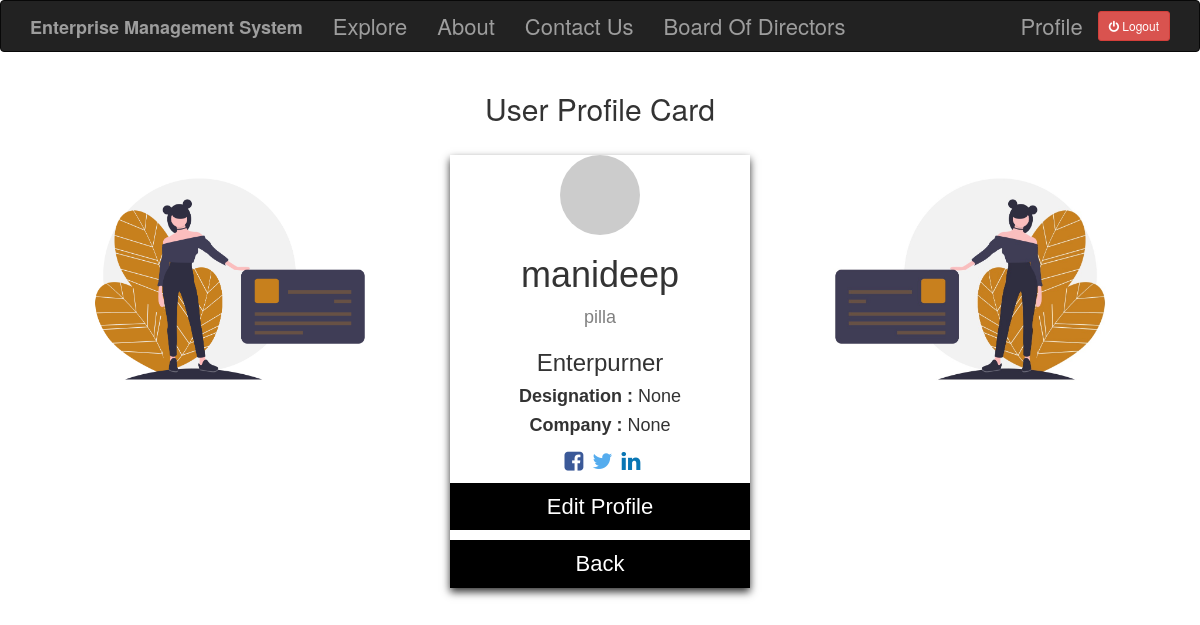
The page /user/manideep (signed in) on the database as committed earlier.
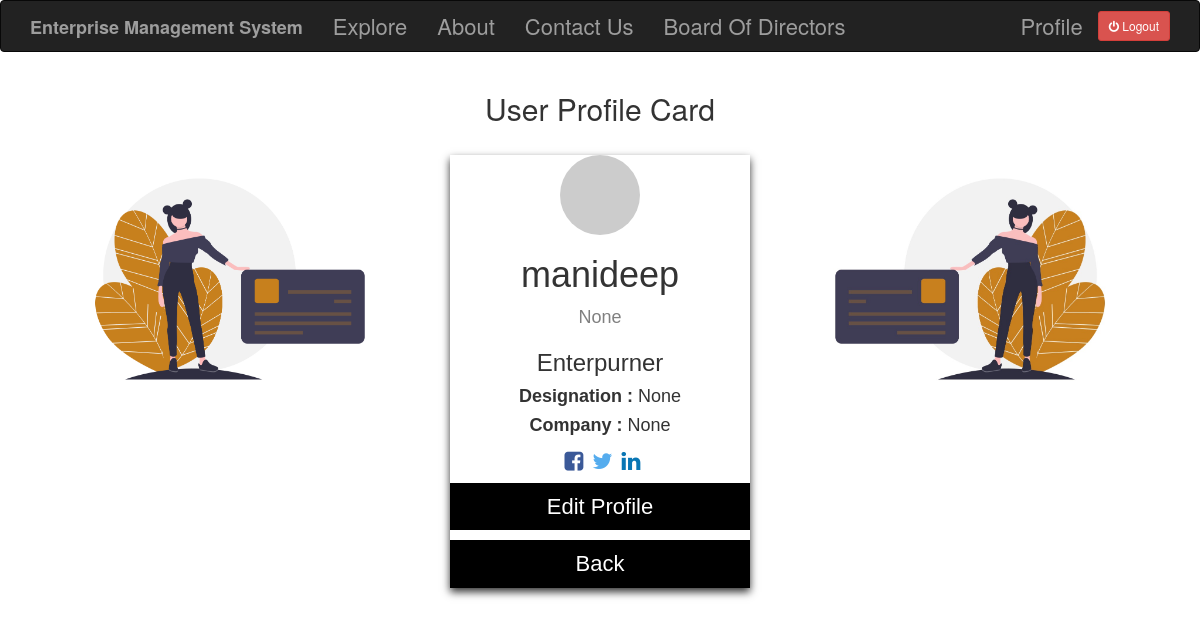
The same page on the database as committed later.
### app/models.py (models this page shows, shortened)
class User(UserMixin,db.Model):
    id = db.Column(db.Integer,primary_key=True)
    username = db.Column(db.String(64), index=True,unique=True)
    email = db.Column(db.String(120),index=True,unique=True)
    password_hash = db.Column(db.String(128))
    job = db.Column(db.String(64))
    company = db.Column(db.String(64))
    designation = db.Column(db.String(64))
    posts = db.relationship('Post',backref='author',lazy='dynamic')
    comment = db.relationship('Comment',backref='comment_by',lazy='dynamic')
    about_me = db.Column(db.String(140))
    facebook = db.Column(db.String(64))
    twitter = db.Column(db.String(64))
    linkedin = db.Column(db.String(64))
    last_seen = db.Column(db.DateTime, default=datetime.utcnow)
    def avatar(self, size):
        digest = md5(self.email.lower().encode('utf-8')).hexdigest()
        return 'https://www.gravatar.com/avatar/{}?d=identicon&s={}'.format(digest,size)

### app/routes.py (the view)
@app.route('/user/<username>')
@login_required
def user(username):
    user = User.query.filter_by(username=username).first_or_404()
    posts = [{'author': user, 'body': 'Test post #1'},{'author': user,'body': 'Test post #2'}]
    return render_template('user.html',user=user,posts=posts)

### app/models.py (called while the page is built)
@login.user_loader
def load_user(id):
    return User.query.get(int(id))

### app/routes.py (called while the page is built)
@app.before_request
def before_request():
    if current_user.is_authenticated:
        current_user.last_seen = datetime.utcnow()
        db.session.commit()

### app/templates/user.html (shortened to what this page needs)
{% extends "base.html" %}
{% block app_content %}
<link rel="stylesheet" href="https://cdnjs.cloudflare.com/ajax/libs/font-awesome/4.7.0/css/font-awesome.min.css">
<h2 style="text-align:center">User Profile Card</h2>
<br>
<div class="col-md-12">
  <div class="col-md-4">
    <img src="{{ url_for('static', filename= 'images/profile1.png')}}" alt="profile" style="max-width: 100%; height: auto;">
  </div>
  <div class="col-md-4">
    <div class="card">
      <img src="{{ user.avatar(150) }}" alt="Gravtar" style="border-radius:60%;">
      <br>
      <h1>{{ user.username }}</h1>
      <p class="title">{{ user.about_me }}</p>
      {% if user.job == "Acc" %}
        <p>Accountant</p>
      {% else %}
        <h3>Enterpurner</h3>
      {% endif %}
      {% if user.designation != "" %}
        <h4><b>Designation :</b>  {{ user.designation }}</h4>
      {% endif %}
      {% if user.company != "" %}
        <h4><b>Company :</b>   {{ user.company }}</h4>
      {% endif %}
      <a href="{{ user.facebook }}" style="margin-left:5px; color:#3b5998;"><i class="fa fa-facebook-square fa-1x"></i></a>
      <a href="{{ user.twitter }}" style="margin-left:5px; color:#55acee;"><i class="fa fa-twitter fa-1x"></i></a>
      <a href="{{ user.linkedin }}" style="margin-left:5px;color:#0976b4;"><i class="fa fa-linkedin fa-1x"></i></a>
      <p style="margin-top: 5px;"><button><a href="{{ url_for('edit_profile') }}">Edit Profile</button></a></p>
      {% if current_user.job =='Acc' %}
       <p style="margin-top: 5px;"><button><a href="{{ url_for('acc_index') }}">Back</button></a></p>
      {% else %}
        <p style="margin-top: 5px;"><button><a href="{{ url_for('index') }}">Back</button></a></p>
      {% endif %}
    </div>
  </div>
  <div class="col-md-4">
    <img src="{{ url_for('static', filename= 'images/profile2.jpg')}}" alt="profile" style="max-width: 100%; height: auto;">
  </div>
</div>
{% endblock %}

Rows that differ between the two databases and show on the page:
changed User "manideep": about_me "pilla" → "None"
